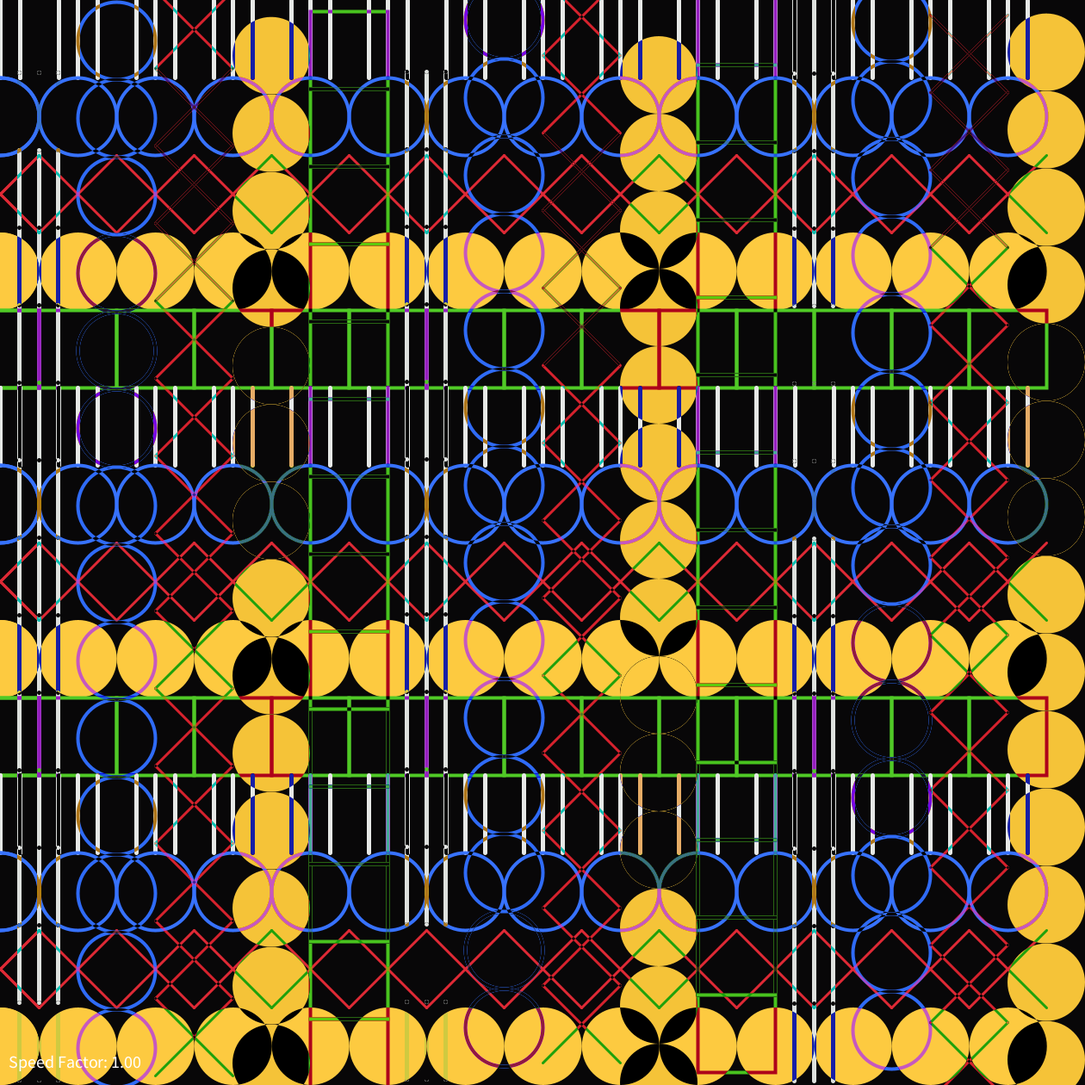
Frame 1 (no input)
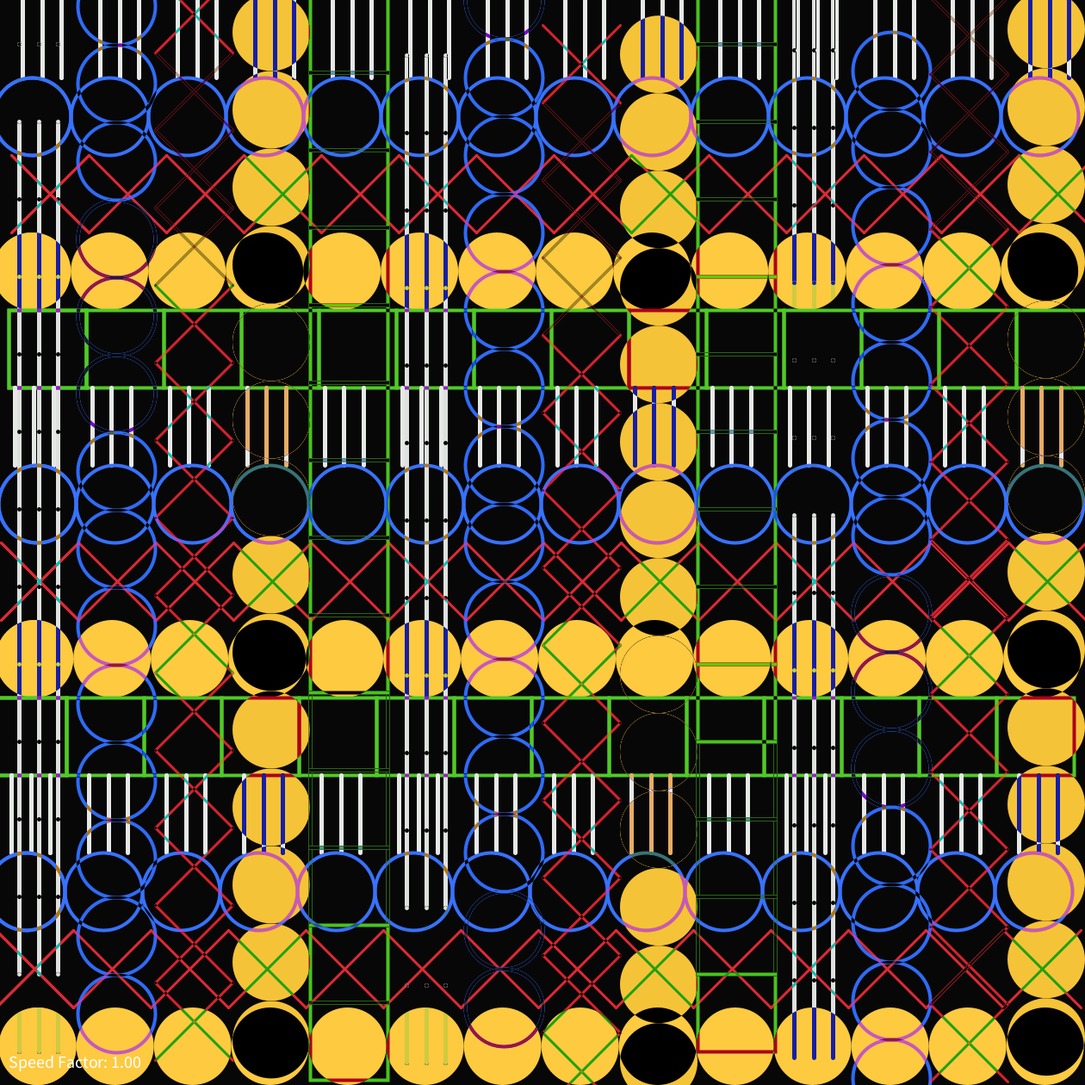
Frame 60 (the mouse pressed at the canvas centre just before this capture)
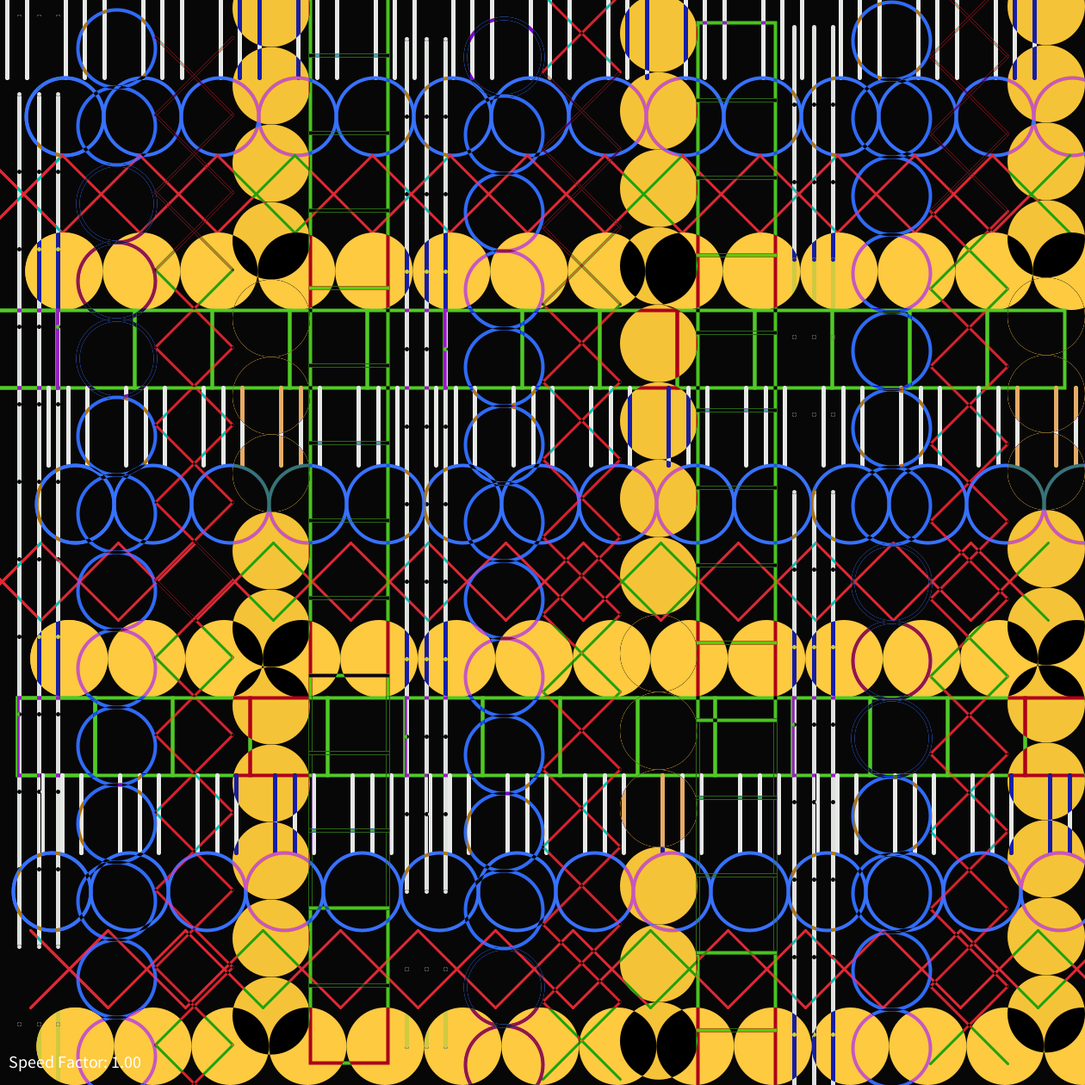
Frame 120 (the mouse held since frame 60 and released just before this capture)

The Processing sketch that drew these frames (run headless with seeded random() and noise(); from frame 60 on, the mouse is pressed at the canvas centre):

// Processing sketch: Yosef_Interactive_project_ve_2_pde
// ── Yosef_Interactive_project_ve_2_pde.pde
int cols = 14;
int rows = 14;
int cellSize = 90;

Drawer[] drawers = new Drawer[5];
color[] colors = new color[5];
RowMotion[] xMotion = new RowMotion[rows];
RowMotion[] yMotion = new RowMotion[cols];

float xGlobalOffset = 0;
float yGlobalOffset = 0;
float xDirection = 0;
float yDirection = 0;
float speedFactor = 1.0;
float controlSpeed = 2.5;

// גל ורוד גדול
float waveX = -300;
float waveAlpha = 255;
boolean waveActive = false;

void settings() {
  size(cols * cellSize, rows * cellSize);
}

void setup() {
  rectMode(CENTER);
  initColors();
  initDrawers();
  initMotionArrays();
  textSize(20);
  fill(255);
}

void draw() {
  background(8, 7, 8);

  xGlobalOffset += xDirection * controlSpeed;
  yGlobalOffset += yDirection * controlSpeed;

  drawHorizontalLayer();

  blendMode(DIFFERENCE);
  drawVerticalLayer();
  blendMode(BLEND);

  // הצגת מהירות על המסך
  fill(255);
  text("Speed Factor: " + nf(speedFactor, 1, 2), 10, height - 20);

  // שכבת ציור נוספת — גל ורוד גדול
  drawCustomLayer();
}

void keyPressed() {
  if (keyCode == RIGHT) xDirection = 1;
  if (keyCode == LEFT)  xDirection = -1;
  if (keyCode == UP)    yDirection = -1;
  if (keyCode == DOWN)  yDirection = 1;

  if (key == 's' || key == 'S') {
    speedFactor *= 1.1;
    println("Speed Factor increased to: " + nf(speedFactor, 1, 2));
  }
  if (key == 'a' || key == 'A') {
    speedFactor *= 0.9;
    println("Speed Factor decreased to: " + nf(speedFactor, 1, 2));
  }

  if (key == 'g' || key == 'G') {
    waveActive = true;
    waveX = -300;
    waveAlpha = 255;
    println("Pink wave activated");
  }
}

void drawCustomLayer() {
  if (!waveActive) return;

  pushStyle();
  stroke(255, 105, 180, waveAlpha); // ורוד עם שקיפות
  strokeWeight(4);
  noFill();
  beginShape();
  for (float x = 0; x <= 300; x += 5) {
    float y = height / 2 + 100 * sin(x * 0.05);
    vertex(waveX + x, y);
  }
  endShape();
  popStyle();

  waveX += 4;
  waveAlpha -= 2;

  if (waveX > width || waveAlpha <= 0) {
    waveActive = false;
  }
}

interface Drawer {
  void draw(float cx, float cy, float s, color c);
}

class RowMotion {
  float offset;
  float speed;

  RowMotion(float speed, boolean vertical) {
    this.speed = speed;
    this.offset = vertical ? random(height) : 0;
  }

  void update(boolean vertical) {
    if (vertical) {
      offset -= speed * speedFactor;
      if (offset < 0) offset += cellSize;
    } else {
      offset += speed * speedFactor;
      if (offset > cellSize) offset -= cellSize;
    }
  }

  float getOffset() {
    return offset;
  }
}

void initColors() {
  colors[0] = color(230, 232, 230);
  colors[1] = color(55, 114, 255);
  colors[2] = color(223, 41, 53);
  colors[3] = color(253, 202, 64);
  colors[4] = color(80, 202, 38);
}

void initMotionArrays() {
  for (int i = 0; i < rows; i++) {
    xMotion[i] = new RowMotion(0.5 + random(0.5), false);
  }
  for (int i = 0; i < cols; i++) {
    yMotion[i] = new RowMotion(0.3 + random(0.4), true);
  }
}

void drawHorizontalLayer() {
  for (int y = 0; y < rows; y++) {
    int type = y % drawers.length;
    color c = colors[type];
    xMotion[y].update(false);

    for (int x = 0; x <= cols; x++) {
      float cx = ((x * cellSize + xMotion[y].getOffset() + xGlobalOffset) % (cols * cellSize) + cols * cellSize) % (cols * cellSize);
      float cy = y * cellSize + cellSize * 0.5;
      drawers[type].draw(cx, cy, cellSize, c);
    }
  }
}

void drawVerticalLayer() {
  for (int x = 0; x < cols; x++) {
    int type = x % drawers.length;
    color c = colors[type];
    yMotion[x].update(true);

    for (int i = 0; i <= rows + 2; i++) {
      float cy = ((height + yMotion[x].getOffset() - i * cellSize + yGlobalOffset) % (rows * cellSize) + rows * cellSize) % (rows * cellSize);
      float cx = x * cellSize + cellSize * 0.5;
      drawers[type].draw(cx, cy, cellSize, c);
    }
  }
}

void initDrawers() {
  drawers[0] = (cx, cy, s, c) -> {
    pushStyle();
    stroke(c);
    strokeWeight(5);
    float gap = s / 4;
    for (int i = -1; i <= 1; i++) {
      line(cx + i * gap, cy - s/2, cx + i * gap, cy + s/2);
    }
    popStyle();
  };

  drawers[1] = (cx, cy, s, c) -> {
    pushStyle();
    noFill();
    stroke(c);
    strokeWeight(4);
    ellipse(cx, cy, s, s);
    popStyle();
  };

  drawers[2] = (cx, cy, s, c) -> {
    pushStyle();
    noFill();
    stroke(c);
    strokeWeight(3);
    line(cx - s/2, cy - s/2, cx + s/2, cy + s/2);
    line(cx + s/2, cy - s/2, cx - s/2, cy + s/2);
    popStyle();
  };

  drawers[3] = (cx, cy, s, c) -> {
    pushStyle();
    noStroke();
    fill(c);
    ellipse(cx, cy, s, s);
    popStyle();
  };

  drawers[4] = (cx, cy, s, c) -> {
    pushStyle();
    noFill();
    stroke(c);
    strokeWeight(4);
    rect(cx, cy, s, s);
    popStyle();
  };
}
